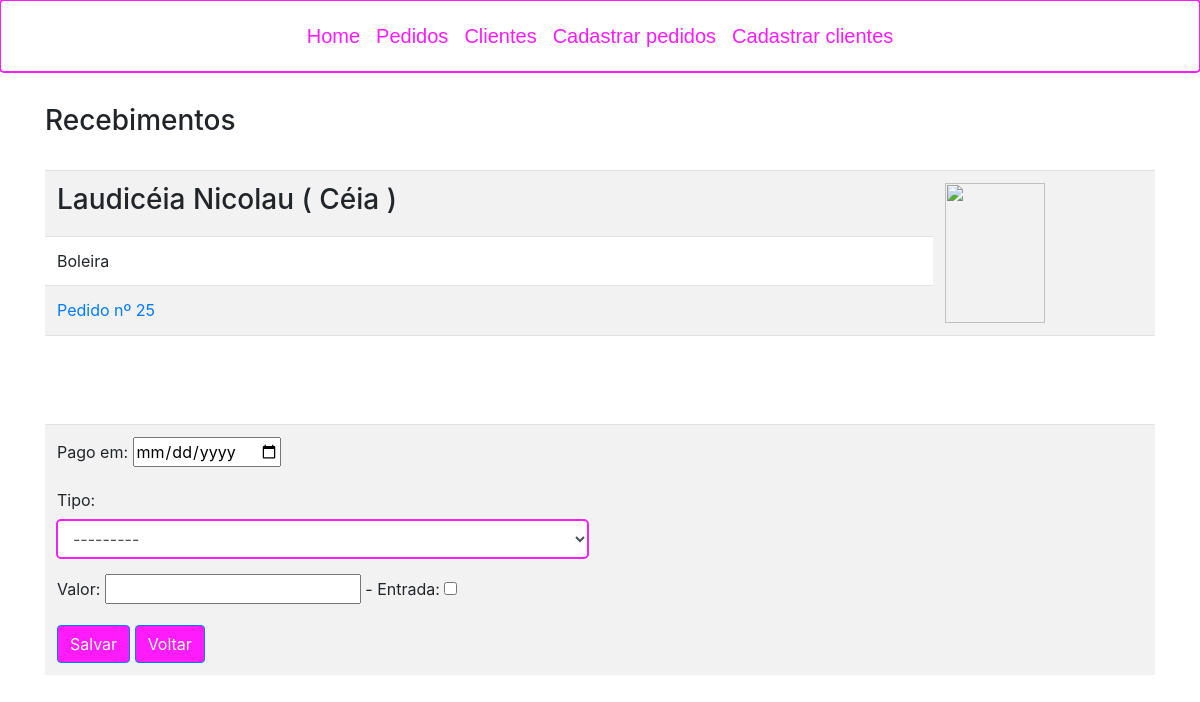
Before: /orders/25/payment/ (signed in) with the older database file.
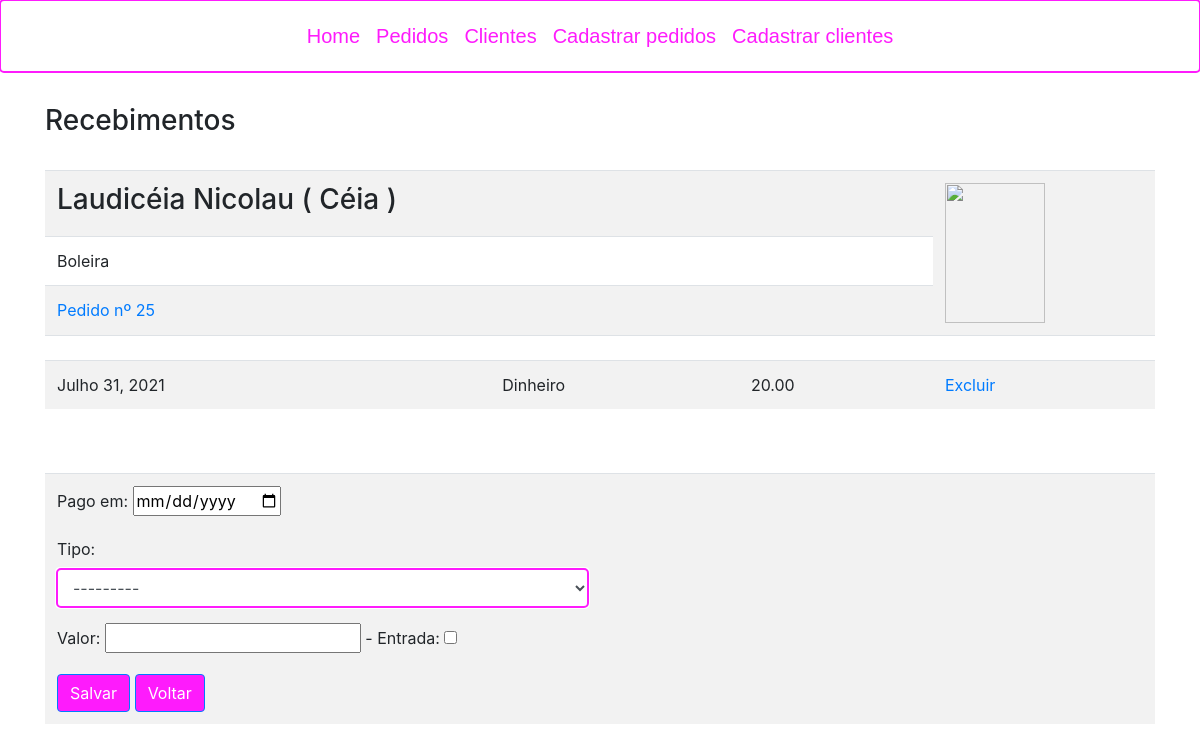
After: the same page with the newer database file.
### order_control/models.py (models this page shows)
class Payment (models.Model):
    type = models.CharField(max_length=255, choices=PAYMENT_CHOICES, verbose_name="Tipo")
    createAt = models.DateField(auto_now_add=False, verbose_name="Pago em")
    amount = models.DecimalField(max_digits=8, decimal_places=2, verbose_name="Valor")
    downPayment = models.BooleanField(default=False, verbose_name='Entrada')
    order = models.ForeignKey(Order, on_delete=models.PROTECT)

### order_control/views.py (the view, shortened to what this page needs)
# urls.py: path('orders/<int:id>/payment/', views.order_payment, name='order_payment'),
@login_required(login_url=reverse_lazy('order_control:login'))
def order_payment(request, id):
    form_submitted = False
    order = Order.objects.get(id=id)
    payments = Payment.objects.filter(order=order).order_by('createAt')
    if request.method == 'GET':
        form = PaymentForm()
        return render(request, 'order_control/order/payment.html',
                      {'order': order,'client': order.client, 'form': form, 'payments': payments, 'form_submitted': form_submitted})

### order_control/form.py
class PaymentForm(forms.ModelForm):
    class Meta:
        model = Payment
        widgets = {
            'type': forms.Select(attrs={'class': 'form-control'}),
            'createAt': forms.DateInput(format='%Y-%m-%d', attrs={'type': 'date'}),
        }
        fields = ('createAt', 'type', 'amount', 'downPayment')

### templates/order_control/order/payment.html (shortened to what this page needs)
{% extends "layout.html" %}
{% block content %}
    <div class="container">
        <h3> Recebimentos
        </h3> </br>
        <table border="0" class="table table-striped table-hover">
            <tr>
                <td width="80%" colspan="4"><h3> {{ client.name }} </h3></td>
                <td rowspan="3">{% if client.picture != None %}
                        <img src="{{ MEDIA_URL}}{{ client.picture }}" width="100" height="140" >
                    {% endif %}
                </td>
            <tr>
                <td colspan="4">
                    {% if client.cakeMaker %}
                        Boleira
                    {% else %}
                        Cliente
                    {% endif %}
                </td >
            </tr>
            <tr><td colspan="4"><a href="{% url 'order_control:order_update' order.id %}"> Pedido nº {{ order.id }}</a></td></tr>
            <tr>
                <td colspan="5"></td>
            </tr>
            {% for payment in payments %}
            <tr>
                    <td>{{ payment.createAt }}</td>
                    <td>
                    </td>
                    <td>
                    </td>
                    <td>{{ payment.amount }}</td>
                    <td><a href="{% url 'order_control:payment_destroy' payment.id %}">Excluir<a></td>
            </tr>
            {% endfor %}
        </table>
        <table class="table table-striped table-hover">
           <tr>
                <td width="50%">
                    <form enctype="multipart/form-data" action="{% url 'order_control:order_payment' order.id %}"
              method="post" {% if form_submitted %}class="was-validated" {% endif %}>
            {% include 'order_control/order/form_payment.html' %}
            <button type="submit" class="btn btn-primary">Salvar</button>
            <a href="{% url 'order_control:order_list' %}"> <div class="btn btn-primary">Voltar</div></a>
        </form>
                </td>
                <td ></td>
            </tr>
        </table>
    </div>
{% endblock %}

Changed rows visible on the page:
added Payment: createAt "Julho 31, 2021", amount "20.00"
